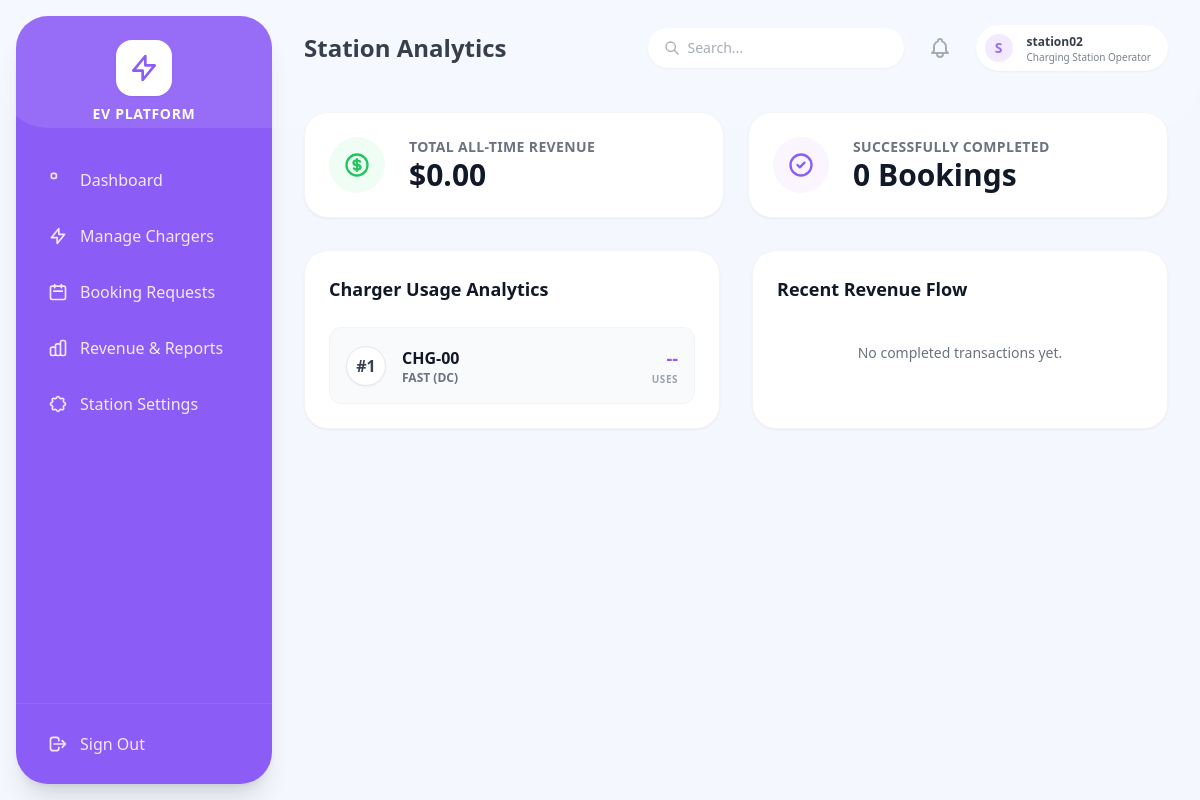
Page /station/reports/ (signed in) on the committed database.
### accounts/models.py (models this page shows, shortened)
class User(AbstractUser):
    class RoleChoices(models.TextChoices):
        ADMIN = 'ADMIN', 'Admin'
        EV_OWNER = 'EV_OWNER', 'EV Owner'
        STATION_OPERATOR = 'STATION_OPERATOR', 'Charging Station Operator'
        SERVICE_CENTER = 'SERVICE_CENTER', 'Service Center'
        DELIVERY_PARTNER = 'DELIVERY_PARTNER', 'Delivery Partner'
    role = models.CharField(max_length=20, choices=RoleChoices.choices, default=RoleChoices.EV_OWNER)
    phone_number = models.CharField(max_length=15, unique=True, blank=True, null=True)
    is_approved = models.BooleanField(default=False)
    email_verified = models.BooleanField(default=False) # For optional email verification

### station/models.py (models this page shows, shortened)
class Charger(models.Model):
    TYPE_CHOICES = (
        ('slow', 'Slow (AC)'),
        ('fast', 'Fast (DC)'),
    )
    STATUS_CHOICES = (
        ('available', 'Available'),
        ('occupied', 'Occupied'),
        ('offline', 'Offline'),
        ('faulty', 'Faulty'),
    )
    station = models.ForeignKey(ChargingStation, on_delete=models.CASCADE, related_name='chargers')
    charger_id = models.CharField(max_length=50, help_text="e.g., CHG-01")
    charger_type = models.CharField(max_length=10, choices=TYPE_CHOICES, default='fast')
    status = models.CharField(max_length=20, choices=STATUS_CHOICES, default='available')

### station/views.py (the view)
# urls.py: path('reports/', views.operator_reports, name='operator_reports'),
@login_required
@role_required('STATION_OPERATOR')
def operator_reports(request):
    station = getattr(request.user, 'operated_station', None)
    if not station:
        return redirect('station_profile')
    revenue_records = RevenueRecord.objects.filter(station=station)
    total_revenue = sum(r.amount for r in revenue_records)
    charger_analytics = Charger.objects.filter(station=station)
    context = {
        'total_revenue': total_revenue,
        'completed_count': revenue_records.count(),
        'charger_analytics': charger_analytics,
        'revenue_records': revenue_records.order_by('-date')[:10]
    }
    return render(request, 'station/operator_reports.html', context)

### notifications/context_processors.py (called while the page is built)
def unread_count(request):
    if request.user.is_authenticated:
        count = request.user.notifications.filter(is_read=False).count()
        return {'unread_notifications_count': count}
    return {'unread_notifications_count': 0}

### station/templates/station/operator_reports.html (shortened to what this page needs)
{% extends 'base.html' %}
{% block header_title %}Station Analytics{% endblock %}
{% block content %}
<div class="grid grid-cols-1 md:grid-cols-2 gap-6 mb-8">
    <div class="bg-white rounded-[1.5rem] p-6 shadow-sm border border-gray-100 flex items-center">
        <div class="w-14 h-14 bg-green-50 text-green-500 rounded-full flex items-center justify-center mr-6">
        </div>
        <div>
            <p class="text-sm font-bold text-gray-500 uppercase tracking-wide">Total All-Time Revenue</p>
            <h3 class="text-3xl font-black text-gray-900">${{ total_revenue|default:"0.00" }}</h3>
        </div>
    </div>
    <div class="bg-white rounded-[1.5rem] p-6 shadow-sm border border-gray-100 flex items-center">
        <div class="w-14 h-14 bg-purple-50 text-[#8b5cf6] rounded-full flex items-center justify-center mr-6">
            <svg class="w-7 h-7" fill="none" stroke="currentColor" viewBox="0 0 24 24"><path stroke-linecap="round" stroke-linejoin="round" stroke-width="2" d="M9 12l2 2 4-4m6 2a9 9 0 11-18 0 9 9 0 0118 0z"></path></svg>
        </div>
        <div>
            <p class="text-sm font-bold text-gray-500 uppercase tracking-wide">Successfully Completed</p>
            <h3 class="text-3xl font-black text-gray-900">{{ completed_count }} Bookings</h3>
        </div>
    </div>
</div>
<div class="grid grid-cols-1 lg:grid-cols-2 gap-8">
    <div class="bg-white rounded-[1.5rem] p-6 shadow-sm border border-gray-100">
        <h3 class="text-lg font-bold text-gray-900 mb-6">Charger Usage Analytics</h3>
        <div class="space-y-4">
            {% for charger in charger_analytics %}
            <div class="flex items-center justify-between p-4 bg-gray-50 rounded-xl border border-gray-100">
                <div class="flex items-center space-x-4">
                    <div class="w-10 h-10 bg-white border border-gray-200 rounded-full flex items-center justify-center font-bold text-gray-700 shadow-sm">
                        #{{ forloop.counter }}
                    </div>
                    <div>
                        <p class="font-bold text-gray-900">{{ charger.charger_id }}</p>
                        <p class="text-xs text-gray-500 uppercase font-bold">{{ charger.get_charger_type_display }}</p>
                    </div>
                </div>
                <div class="text-right">
                    <p class="text-lg font-black text-[#8b5cf6]">--</p>
                    <p class="text-[10px] text-gray-400 uppercase font-bold tracking-wider">Uses</p>
                </div>
            </div>
            {% empty %}
            <p class="text-sm text-gray-500 py-4 text-center">Not enough data to calculate usage yet.</p>
            {% endfor %}
        </div>
    </div>
    <div class="bg-white rounded-[1.5rem] p-6 shadow-sm border border-gray-100">
        <h3 class="text-lg font-bold text-gray-900 mb-6">Recent Revenue Flow</h3>
        <div class="space-y-4">
            {% for record in revenue_records %}
            <div class="flex justify-between items-center border-b border-gray-50 pb-4 last:border-0 last:pb-0">
                <div>
                    <p class="font-bold text-gray-800">Booking #{{ record.booking_id }} completed</p>
                    <p class="text-xs text-gray-500">{{ record.date|date:"M d, Y \a\t h:i A" }}</p>
                </div>
                <span class="font-black text-green-600 bg-green-50 px-3 py-1.5 rounded-lg">+ ${{ record.amount }}</span>
            </div>
            {% empty %}
            <p class="text-sm text-gray-500 py-4 text-center">No completed transactions yet.</p>
            {% endfor %}
        </div>
    </div>
</div>
{% endblock %}

### templates/base.html (shortened to what this page needs)
<!DOCTYPE html>
<html lang="en">
<head>
    <script src="https://cdn.tailwindcss.com"></script>
</head>
<body class="flex h-screen font-sans text-gray-800 antialiased overflow-hidden">
    <aside id="mobile-sidebar" class="fixed md:static inset-y-0 left-0 z-50 w-64 bg-[#8b5cf6] text-white flex flex-col sidebar-hidden md:transform-none md:my-4 md:ml-4 md:rounded-[2rem] shadow-xl overflow-hidden">
        <div class="flex items-center justify-between md:justify-center mt-6 mb-8 px-6 md:px-0 z-10">
            <div class="flex flex-col items-center">
                <div class="bg-white text-[#8b5cf6] p-3 rounded-2xl mb-2 shadow-sm flex items-center justify-center">
                    <svg class="h-8 w-8" fill="none" stroke="currentColor" viewBox="0 0 24 24"><path stroke-linecap="round" stroke-linejoin="round" stroke-width="2" d="M13 10V3L4 14h7v7l9-11h-7z"></path></svg>
                </div>
                <h2 class="font-bold tracking-wider text-sm uppercase hidden md:block">EV Platform</h2>
            </div>
        </div>
        <nav class="flex-1 px-4 overflow-y-auto hide-scrollbar z-10 pb-4">
            <ul class="space-y-2">
                {% if request.user.role == 'EV_OWNER' %}
                <li><a href="{% url 'owner_dashboard' %}" class="flex items-center space-x-3 px-4 py-3 rounded-xl text-purple-100 hover:bg-white hover:bg-opacity-10 transition font-medium"><svg class="w-5 h-5" fill="none" stroke="currentColor" viewBox="0 0 24 24"><path stroke-linecap="round" stroke-linejoin="round" stroke-width="2" d="M4 6a2 2 0 012-2h2a2 2 0 012 2v2a2 2 0 01-2 2H6a2 2 0 01-2-2V6zM14 6a2 2 0 012-2h2a2 2 0 012 2v2a2 2 0 01-2 2h-2a2 2 0 01-2-2V6z"></path></svg><span>Dashboard</span></a></li>
                <li><a href="{% url 'owner_vehicle_list' %}" class="flex items-center space-x-3 px-4 py-3 rounded-xl text-purple-100 hover:bg-white hover:bg-opacity-10 transition font-medium"><svg class="w-5 h-5" fill="none" stroke="currentColor" viewBox="0 0 24 24"><path stroke-linecap="round" stroke-linejoin="round" stroke-width="2" d="M3 10h18M7 15h1m4 0h1m-7 4h12a3 3 0 003-3V8a3 3 0 00-3-3H6a3 3 0 00-3 3v8a3 3 0 003 3z"></path></svg><span>My Vehicles</span></a></li>
                <li><a href="{% url 'browse_stations' %}" class="flex items-center space-x-3 px-4 py-3 rounded-xl text-purple-100 hover:bg-white hover:bg-opacity-10 transition font-medium"><svg class="w-5 h-5" fill="none" stroke="currentColor" viewBox="0 0 24 24"><path stroke-linecap="round" stroke-linejoin="round" stroke-width="2" d="M17.657 16.657L13.414 20.9a1.998 1.998 0 01-2.827 0l-4.244-4.243a8 8 0 1111.314 0z"></path></svg><span>Find Stations</span></a></li>
                <li><a href="{% url 'booking_list' %}" class="flex items-center space-x-3 px-4 py-3 rounded-xl text-purple-100 hover:bg-white hover:bg-opacity-10 transition font-medium"><svg class="w-5 h-5" fill="none" stroke="currentColor" viewBox="0 0 24 24"><path stroke-linecap="round" stroke-linejoin="round" stroke-width="2" d="M8 7V3m8 4V3m-9 8h10M5 21h14a2 2 0 002-2V7a2 2 0 00-2-2H5a2 2 0 00-2 2v12a2 2 0 002 2z"></path></svg><span>My Bookings</span></a></li>
                <li><a href="{% url 'owner_service_dashboard' %}" class="flex items-center space-x-3 px-4 py-3 rounded-xl text-purple-100 hover:bg-white hover:bg-opacity-10 transition font-medium"><svg class="w-5 h-5" fill="none" stroke="currentColor" viewBox="0 0 24 24"><path stroke-linecap="round" stroke-linejoin="round" stroke-width="2" d="M10.325 4.317c.426-1.756 2.924-1.756 3.35 0a1.724 1.724 0 002.573 1.066c1.543-.94 3.31.826 2.37 2.37a1.724 1.724 0 001.065 2.572c1.756.426 1.756 2.924 0 3.35a1.724 1.724 0 00-1.066 2.573c.94 1.543-.826 3.31-2.37 2.37a1.724 1.724 0 00-2.572 1.065c-.426 1.756-2.924 1.756-3.35 0a1.724 1.724 0 00-2.573-1.066c-1.543.94-3.31-.826-2.37-2.37a1.724 1.724 0 00-1.065-2.572c-1.756-.426-1.756-2.924 0-3.35a1.724 1.724 0 001.066-2.573c-.94-1.543.826-3.31 2.37-2.37.996.608 2.296.07 2.572-1.065z"></path></svg><span>My Repairs</span></a></li>
                {% elif request.user.role == 'STATION_OPERATOR' %}
                <li><a href="{% url 'operator_dashboard' %}" class="flex items-center space-x-3 px-4 py-3 rounded-xl text-purple-100 hover:bg-white hover:bg-opacity-10 transition font-medium"><svg class="w-5 h-5" fill="none" stroke="currentColor" viewBox="0 0 24 24"><path stroke-linecap="round" stroke-linejoin="round" stroke-width="2" d="M4 6a2 2 0 012-2h2a2 2 0 012 2v2a2 2 0 01-2 2H6a2 2 0 01-2-2V6z"></path></svg><span>Dashboard</span></a></li>
                <li><a href="{% url 'charger_list' %}" class="flex items-center space-x-3 px-4 py-3 rounded-xl text-purple-100 hover:bg-white hover:bg-opacity-10 transition font-medium"><svg class="w-5 h-5" fill="none" stroke="currentColor" viewBox="0 0 24 24"><path stroke-linecap="round" stroke-linejoin="round" stroke-width="2" d="M13 10V3L4 14h7v7l9-11h-7z"></path></svg><span>Manage Chargers</span></a></li>
                <li><a href="{% url 'operator_booking_list' %}" class="flex items-center space-x-3 px-4 py-3 rounded-xl text-purple-100 hover:bg-white hover:bg-opacity-10 transition font-medium"><svg class="w-5 h-5" fill="none" stroke="currentColor" viewBox="0 0 24 24"><path stroke-linecap="round" stroke-linejoin="round" stroke-width="2" d="M8 7V3m8 4V3m-9 8h10M5 21h14a2 2 0 002-2V7a2 2 0 00-2-2H5a2 2 0 00-2 2v12a2 2 0 002 2z"></path></svg><span>Booking Requests</span></a></li>
                <li><a href="{% url 'operator_reports' %}" class="flex items-center space-x-3 px-4 py-3 rounded-xl text-purple-100 hover:bg-white hover:bg-opacity-10 transition font-medium"><span>Revenue & Reports</span></a></li>
                <li><a href="{% url 'station_profile' %}" class="flex items-center space-x-3 px-4 py-3 rounded-xl text-purple-100 hover:bg-white hover:bg-opacity-10 transition font-medium"><span>Station Settings</span></a></li>
                {% endif %}
            </ul>
        </nav>
        <div class="p-4 z-10 border-t border-purple-400 border-opacity-30">
            <form method="post" action="{% url 'logout' %}">
                <button type="submit" class="w-full flex items-center space-x-3 px-4 py-3 rounded-xl text-purple-100 hover:bg-white hover:text-red-500 hover:bg-opacity-10 transition font-medium">
                    <svg class="w-5 h-5" fill="none" stroke="currentColor" viewBox="0 0 24 24"><path stroke-linecap="round" stroke-linejoin="round" stroke-width="2" d="M17 16l4-4m0 0l-4-4m4 4H7m6 4v1a3 3 0 01-3 3H6a3 3 0 01-3-3V7a3 3 0 013-3h4a3 3 0 013 3v1"></path></svg>
                    <span>Sign Out</span>
                </button>
            </form>
        </div>
    </aside>
    <div class="flex-1 flex flex-col h-full overflow-hidden">
        <header class="h-20 bg-transparent flex items-center justify-between px-4 md:px-8 z-10 pt-4 md:pt-6 pb-2">
            <div class="flex items-center">
                <h1 class="text-xl md:text-2xl font-bold text-gray-800 truncate">
                    {% block header_title %}Dashboard{% endblock %}
                </h1>
            </div>
            <div class="flex items-center space-x-3 md:space-x-6">
                <div class="hidden lg:block relative w-64">
                    <input type="text" placeholder="Search..." class="w-full bg-white rounded-full py-2.5 pl-10 pr-4 shadow-sm border-none focus:ring-2 focus:ring-[#8b5cf6] text-sm text-gray-600 outline-none">
                    <svg class="w-4 h-4 text-gray-400 absolute left-4 top-3" fill="none" stroke="currentColor" viewBox="0 0 24 24"><path stroke-linecap="round" stroke-linejoin="round" stroke-width="2" d="M21 21l-6-6m2-5a7 7 0 11-14 0 7 7 0 0114 0z"></path></svg>
                </div>
                <div class="relative group">
                    <a href="{% url 'notification_list' %}" class="relative p-2 text-gray-400 hover:text-gray-500">
                    </a>
                </div>
                <a href="{% url 'profile_view' %}" class="flex items-center space-x-3 bg-white pl-1.5 pr-4 py-1.5 rounded-full shadow-sm border border-gray-100 hover:bg-purple-50 transition border-transparent hover:border-purple-200 cursor-pointer group">
                    <div class="h-8 w-8 rounded-full bg-purple-100 flex items-center justify-center text-[#8b5cf6] font-bold uppercase text-sm border-2 border-white">
                        {{ request.user.username|make_list|first }}
                    </div>
                    <div class="hidden md:block text-left">
                        <p class="text-xs font-bold text-gray-800 group-hover:text-[#8b5cf6] transition">{{ request.user.get_full_name|default:request.user.username }}</p>
                        <p class="text-[10px] text-gray-500 leading-none mt-0.5">{{ request.user.get_role_display }}</p>
                    </div>
                </a>
            </div>
        </header>
        <main class="flex-1 overflow-x-hidden overflow-y-auto p-4 md:p-8 hide-scrollbar">
            {% block content %}
            {% endblock %}
        </main>
    </div>
</body>
</html>

### templates/base.html (style rules this page uses)
body { font-family: 'Poppins', sans-serif; background-color: #f4f7fe; }
#mobile-sidebar { transition: transform 0.3s ease-in-out; }
.sidebar-hidden { transform: translateX(-100%); }
.hide-scrollbar { -ms-overflow-style: none; scrollbar-width: none; }

### rows in the picture
User: user.username|make_list "S", user.get_full_name "station02", user.role "Charging Station Operator"
Charger: charger_id "CHG-00", charger_type "FAST (DC)"

### other values in the picture
{{ total_revenue|default:"0.00" }} "0.00"
{{ completed_count }} "0"
